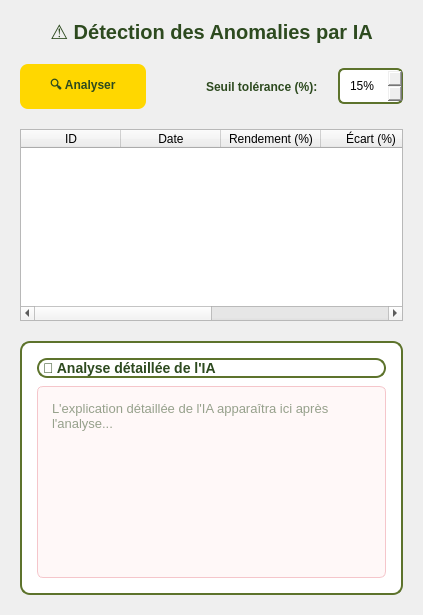
          <widget class="QWidget" name="tab4">
           <attribute name="title">
            <string>Détection Anomalies</string>
           </attribute>
           <layout class="QVBoxLayout" name="tab4Layout">
            <property name="spacing">
             <number>20</number>
            </property>
            <property name="margin" stdset="0">
             <number>20</number>
            </property>
            <item>
             <widget class="QLabel" name="anomalyTitle">
              <property name="styleSheet">
               <string>font-size: 20px; color: #2d4a1f; font-weight: bold;</string>
              </property>
              <property name="text">
               <string>⚠️ Détection des Anomalies par IA</string>
              </property>
              <property name="alignment">
               <set>Qt::AlignmentFlag::AlignCenter</set>
              </property>
             </widget>
            </item>
            <item>
             <layout class="QHBoxLayout">
              <item>
               <widget class="QPushButton" name="btnAnalyzeProduction">
                <property name="styleSheet">
                 <string>background: #ffd700; color: #2d4a1f; border: none; padding: 12px 30px; border-radius: 8px; font-weight: bold;</string>
                </property>
                <property name="text">
                 <string>🔍 Analyser</string>
                </property>
               </widget>
              </item>
              <item>
               <spacer>
                <property name="orientation">
                 <enum>Qt::Orientation::Horizontal</enum>
                </property>
                <property name="sizeHint" stdset="0">
                 <size>
                  <width>40</width>
                  <height>20</height>
                 </size>
                </property>
               </spacer>
              </item>
              <item>
               <widget class="QLabel" name="labelThreshold">
                <property name="styleSheet">
                 <string>color: #2d4a1f; font-weight: bold;</string>
                </property>
                <property name="text">
                 <string>Seuil tolérance (%):</string>
                </property>
               </widget>
              </item>
              <item>
               <widget class="QSpinBox" name="inputThreshold">
                <property name="styleSheet">
                 <string>padding: 8px; border: 2px solid #5d732c; border-radius: 6px;</string>
                </property>
                <property name="suffix">
                 <string>%</string>
                </property>
                <property name="minimum">
                 <number>5</number>
                </property>
                <property name="maximum">
                 <number>50</number>
                </property>
                <property name="value">
                 <number>15</number>
                </property>
               </widget>
              </item>
             </layout>
            </item>
            <item>
             <widget class="QTableWidget" name="anomalyTable">
              <property name="columnCount">
               <number>6</number>
              </property>
              <column>
               <property name="text">
                <string>ID</string>
               </property>
              </column>
              <column>
               <property name="text">
                <string>Date</string>
               </property>
              </column>
              <column>
               <property name="text">
                <string>Rendement (%)</string>
               </property>
              </column>
              <column>
               <property name="text">
                <string>Écart (%)</string>
               </property>
              </column>
              <column>
               <property name="text">
                <string>Statut</string>
               </property>
              </column>
              <column>
               <property name="text">
                <string>Notifier</string>
               </property>
              </column>
             </widget>
            </item>
            <item>
             <widget class="QFrame" name="anomalyExplicationFrame">
              <property name="styleSheet">
               <string>background: white; border: 2px solid #5d732c; border-radius: 10px;</string>
              </property>
              <layout class="QVBoxLayout" name="anomalyExplicationLayout">
               <property name="spacing">
                <number>8</number>
               </property>
               <property name="margin" stdset="0">
                <number>15</number>
               </property>
               <item>
                <widget class="QLabel" name="anomalyExplicationTitle">
                 <property name="styleSheet">
                  <string>color: #2d4a1f; font-size: 14px; font-weight: bold;</string>
                 </property>
                 <property name="text">
                  <string>🧠 Analyse détaillée de l'IA</string>
                 </property>
                </widget>
               </item>
               <item>
                <widget class="QTextEdit" name="anomalyExplicationText">
                 <property name="minimumSize">
                  <size>
                   <width>0</width>
                   <height>150</height>
                  </size>
                 </property>
                 <property name="styleSheet">
                  <string>padding: 10px; border: 1px solid #f5c6cb; border-radius: 6px; background: #fff8f8; color: #2d4a1f; font-size: 13px;</string>
                 </property>
                 <property name="readOnly">
                  <bool>true</bool>
                 </property>
                 <property name="placeholderText">
                  <string>L'explication détaillée de l'IA apparaîtra ici après l'analyse...</string>
                 </property>
                </widget>
               </item>
              </layout>
             </widget>
            </item>
           </layout>
          </widget>
